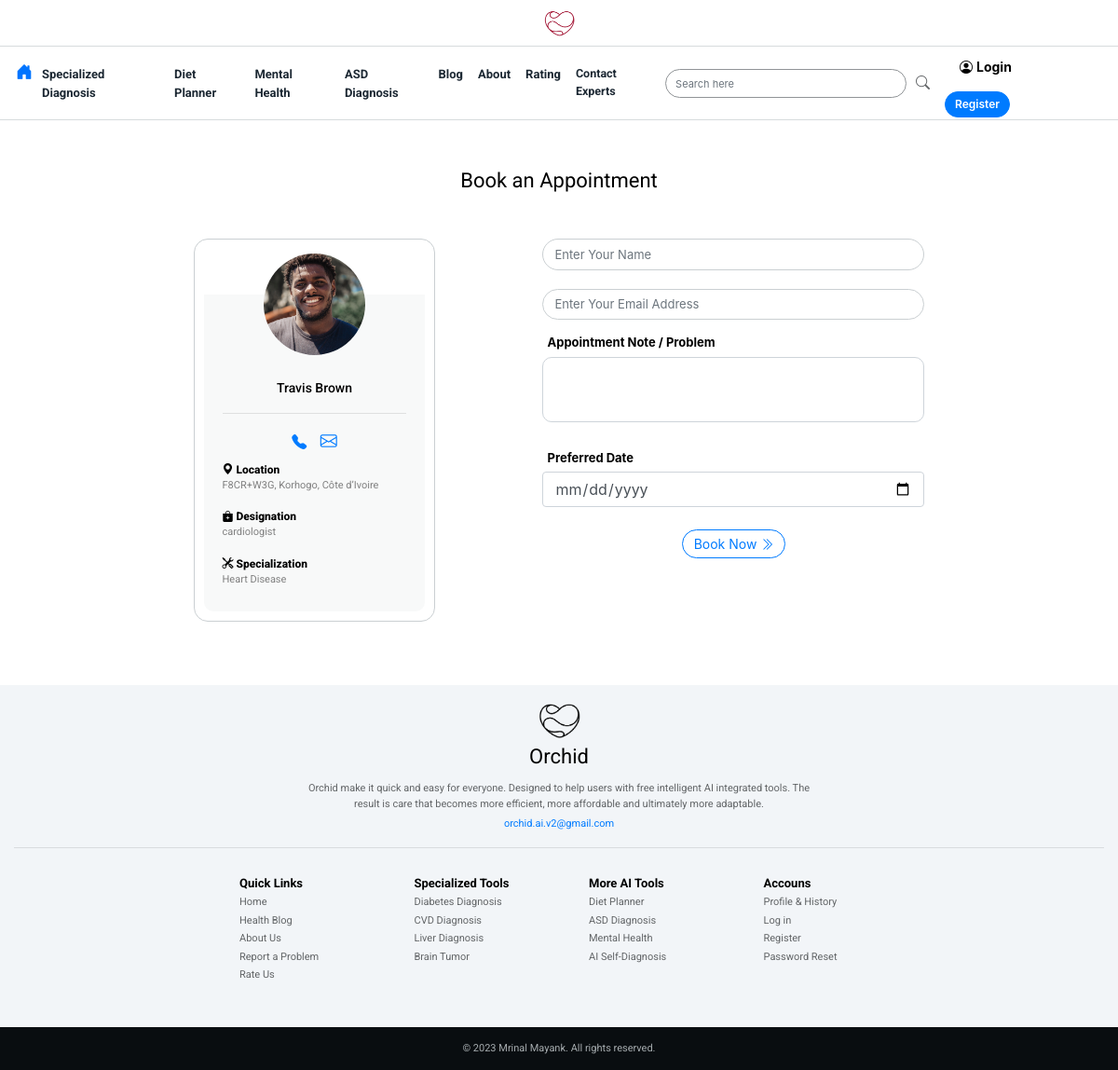
The page /7/appointment/ on the database its author committed.
### MAINAPP/models.py (models this page shows, shortened)
class HealthcareExpert(models.Model):
	expert_username = models.CharField(max_length= 1000)
	expert_name = models.CharField(max_length= 1000, blank=True)
	expert_email = models.CharField(max_length= 1000,blank=True)
	expert_designation= models.CharField(max_length= 2000)
	expert_specialization= models.CharField(max_length= 4000)
	expert_address= models.CharField(max_length= 4000)
	expert_contact= models.CharField(max_length= 1000)
	expert_image = models.ImageField(null=True, blank=True)
	@property
	def expert_imageURL(self):
		try:
			url = self.expert_image.url
		except:
			url = ''
		return url

### MAINAPP/views.py (the view, shortened to what this page needs)
# urls.py: path('<int:id>/appointment/', views.appointment, name="appointment"),
def appointment(request ,id):
	expert = HealthcareExpert.objects.get(id=id)
	context = {'expert':expert}
	return render(request, 'MAINAPP/appointment.html', context)

### templates/MAINAPP/appointment.html (shortened to what this page needs)
{%  extends 'MAINAPP/home.html' %}
{% load static %}
{% block content %}
<br><br>
<div class="container col-lg-9">
  <p style="font-size:22px;color:black;font-weight:400;font-family: 'Roboto', sans-serif;margin-bottom:2px;text-align:center;" >Book an Appointment</p>
  <br>
  <div class="row">
    <div class="col-lg-4" style="margin-left:auto;margin-right:auto;display:flex;flex-wrap:wrap;padding:20px;">
      <div class="" style="width:100%;width:100%;border-radius:15px;border:1px solid #CACFD2;padding:10px;">
        <div class="text-center">
          <img class="sharp"src="{{ expert.expert_imageURL }}"  style="width:140px;padding:5px;border-radius:300px;width:50%" >
        </div>
        <div class="" style="background:#F8F9F9;padding:20px 20px 10px 20px;margin-top:-70px;border-radius:0px 0px 10px 10px ">
          <p style="margin:3px;font-size:14px;font-weight:500;color:black;font-family: 'Roboto', sans-serif;text-align:center">{{expert.expert_name}}</p>
             <hr>
          <div class="text-center">
            <label ><a href="tel:{{ expert.expert_contact }}"><i class="bi bi-telephone-fill" style="margin:5px;font-size:16px;"></i></a></label>
           <label ><a href="mailto:{{ expert.expert_email }}"><i class="bi bi-envelope" style="margin:5px;font-size:18px;"></i></a></label>
          </div>
          <p style="font-size:12px;margin:0px;font-weight:800;color:black;font-family: 'Roboto', sans-serif;"><i class="bi bi-geo-alt-fill"></i> Location  </p>
          <p style="font-size:11px;font-weight:400;color:gray;font-family: 'Roboto', sans-serif;"> {{expert.expert_address}}</p>
          <p style="font-size:12px;margin:0px;font-weight:800;color:black;font-family: 'Roboto', sans-serif;"><i class="bi bi-bag-plus-fill"></i> Designation  </p>
          <p style="font-size:11px;font-weight:400;color:gray;font-family: 'Roboto', sans-serif;"> {{expert.expert_designation}}</p>
          <p style="font-size:12px;margin:0px;font-weight:800;color:black;font-family: 'Roboto', sans-serif;"><i class="bi bi-tools"></i> Specialization </p>
          <p style="font-size:11px;font-weight:400;color:gray;font-family: 'Roboto', sans-serif;"> {{expert.expert_specialization}}</p>
       </div>
      </div>
    </div>
    <div class="col-lg-6" style="margin-left:auto;margin-right:auto;display:flex;flex-wrap:wrap;padding:20px;">
      <div class="" style="width:100%;padding:0px;">
        <form class=""  method="POST" enctype="multipart/form-data" action ="{% url 'appointment' expert.id %}">
          <input  placeholder="Enter Your Name"type="text" class="form-control" id ="id_booked_by" name="booked_by"  style="border:1px solid #CACFD2;border-radius:50px;font-size:13px;color:black;font-weight:400;margin-bottom:20px;" required>
          <input placeholder="Enter Your Email Address"type="email" class="form-control" id ="id_user_email"name="user_email"  style="border:1px solid #CACFD2;border-radius:50px;font-size:13px;color:black;font-weight:400;margin-bottom:10px;" required>
          <label for="id_problem" style="font-size:13px;font-weight:700;margin:5px;color:black;">Appointment Note / Problem</label>
          <div class="text-center">
          <textarea class="form-control" name="problem"  id="id_problem" style="width:100%;height:70px;font-size:12px;padding:10px;resize: none;border-radius:10px;" required></textarea>
          </div>
          <br>
          <label style="font-size:13px;font-weight:700;margin:5px;color:black;">Preferred Date</label>
          <input type="date" class="form-control" id="date" value="{{placement.date|date:"Y-m-d" }}"  name="preferred_date" required>
          <br>
          <div class="text-center">
            <button type="submit" class="btn btn-outline-primary" style="border-radius:50px;font-weight:400;font-size:14px;border-width:1px;padding:4px 12px 4px 12px">Book Now <i class="bi bi-chevron-double-right"></i> </button>
          </div>
          </form>
      </div>
    </div>
  </div>
</div>
<br><br>
{% endblock content %}

### static/css/main.css (style rules this page uses)
.sharp { image-rendering: -moz-crisp-edges; image-rendering: -o-crisp-edges; image-rendering: -webkit-optimize-contrast; image-rendering: crisp-edges; -ms-interpolation-mode: nearest-neighbor; }

### rows shown on the page
HealthcareExpert: expert_imageURL (picture), expert_name "Travis Brown", expert_address "F8CR+W3G, Korhogo, Côte d’Ivoire", expert_designation "cardiologist", expert_specialization "Heart Disease"
